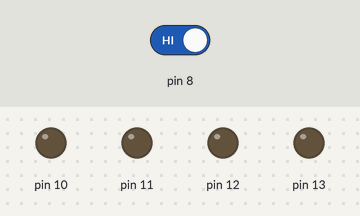
A sketch run on a simulated Arduino Uno, built with avr-gcc and run on an emulated ATmega328P. On the bench: output pins drawn as LEDs (lit = HIGH). Dashed ring = blinking. The test bench sets the inputs (shaded band); at power-on: pin 8 HIGH.

Above: at 1.2 s.
1.3 s: pin 8 driven LOW
At 1.67 s:
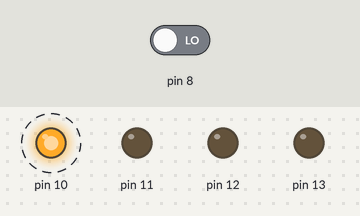
At 2.17 s:
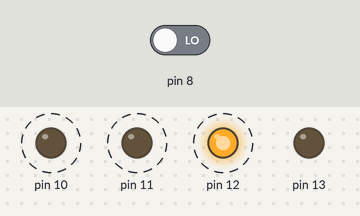
4.3 s: pin 8 driven HIGH
At 5.1 s:
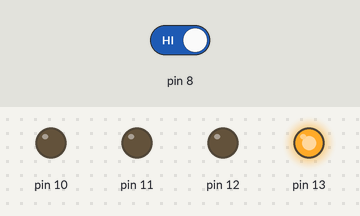
Timing chart, 0 to 7.3 s (numbered marks = the images above; inputs shaded):
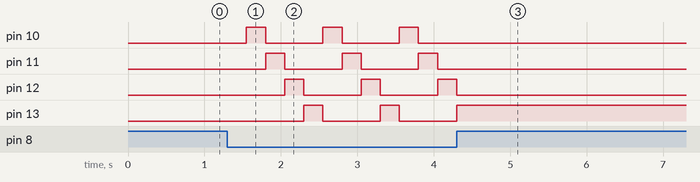

Measured:
- after the input at 1.3 s, pin 10: alternates HIGH for 0.25 s and LOW for 0.75 s, starting after 0.25 s; pin 11: alternates HIGH for 0.25 s and LOW for 0.75 s, starting after 0.50 s; pin 12: alternates HIGH for 0.25 s and LOW for 0.75 s, starting after 0.75 s; pin 13: alternates HIGH for 0.25 s and LOW for 0.75 s, starting after 1.0 s
- after the input at 4.3 s, pin 10, pin 11: stops changing and stays LOW; pin 12: goes on until 4.3 s, then stays LOW; pin 13: goes on until 4.3 s, then stays HIGH

The sketch:

sketch_jun24a_parking.ino
```cpp
int c;
void setup()
{
  pinMode(10,OUTPUT);
  pinMode(11,OUTPUT);
  pinMode(12,OUTPUT);
  pinMode(13,OUTPUT);
  pinMode(8,INPUT);

}

void loop() {
if(digitalRead(8)==0)
{
  c++;
  delay(250);

}
if(c==5)
{
  c=1;
}
switch(c)
{
  case 1:
digitalWrite(10,HIGH);
digitalWrite(11,LOW);
digitalWrite(12,LOW);
digitalWrite(13,LOW);
break;
 case 2:
digitalWrite(10,LOW);
digitalWrite(11,HIGH);
digitalWrite(12,LOW);
digitalWrite(13,LOW);
 break;
 case 3:
digitalWrite(10,LOW);
digitalWrite(11,LOW);
digitalWrite(12,HIGH);
digitalWrite(13,LOW);
break;
 case 4:
digitalWrite(10,LOW);
digitalWrite(11,LOW);
digitalWrite(12,LOW);
digitalWrite(13,HIGH);
  break;
  }
}
```
